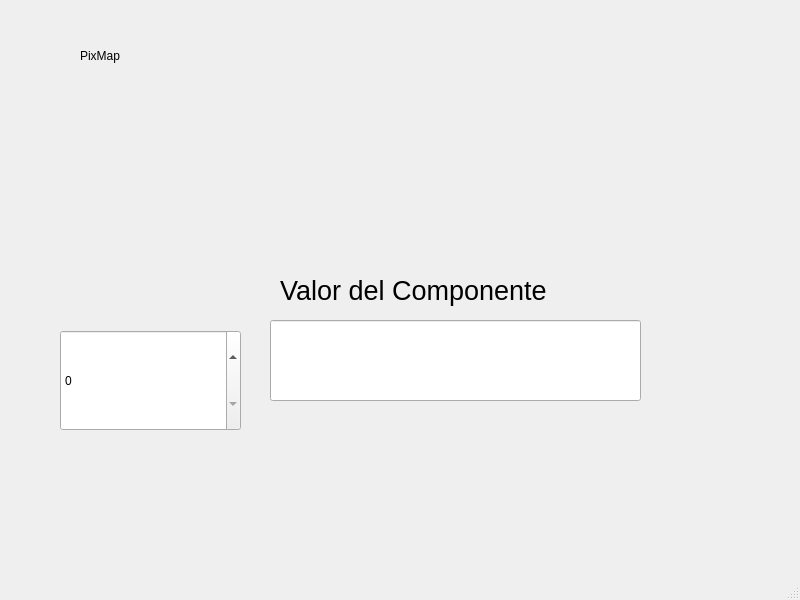
<?xml version="1.0" encoding="UTF-8"?>
<ui version="4.0">
 <class>MainWindow</class>
 <widget class="QMainWindow" name="MainWindow">
  <property name="geometry">
   <rect>
    <x>0</x>
    <y>0</y>
    <width>800</width>
    <height>600</height>
   </rect>
  </property>
  <property name="windowTitle">
   <string>MainWindow</string>
  </property>
  <widget class="QWidget" name="centralwidget">
   <widget class="QLabel" name="label">
    <property name="geometry">
     <rect>
      <x>10</x>
      <y>90</y>
      <width>161</width>
      <height>141</height>
     </rect>
    </property>
    <property name="styleSheet">
     <string notr="true"/>
    </property>
    <property name="text">
     <string/>
    </property>
    <property name="pixmap">
     <pixmap resource="../Archivos/Recursos.qrc">:/Logos/2.jpeg</pixmap>
    </property>
    <property name="scaledContents">
     <bool>true</bool>
    </property>
   </widget>
   <widget class="QLabel" name="label_2">
    <property name="geometry">
     <rect>
      <x>80</x>
      <y>20</y>
      <width>141</width>
      <height>71</height>
     </rect>
    </property>
    <property name="text">
     <string>PixMap</string>
    </property>
   </widget>
   <widget class="QLabel" name="label_3">
    <property name="geometry">
     <rect>
      <x>590</x>
      <y>100</y>
      <width>161</width>
      <height>141</height>
     </rect>
    </property>
    <property name="styleSheet">
     <string notr="true"/>
    </property>
    <property name="text">
     <string/>
    </property>
    <property name="pixmap">
     <pixmap resource="../Archivos/Recursos.qrc">:/Logos/2.jpeg</pixmap>
    </property>
    <property name="scaledContents">
     <bool>true</bool>
    </property>
   </widget>
   <widget class="QLabel" name="label_4">
    <property name="geometry">
     <rect>
      <x>630</x>
      <y>420</y>
      <width>161</width>
      <height>141</height>
     </rect>
    </property>
    <property name="styleSheet">
     <string notr="true"/>
    </property>
    <property name="text">
     <string/>
    </property>
    <property name="pixmap">
     <pixmap resource="../Archivos/Recursos.qrc">:/Logos/2.jpeg</pixmap>
    </property>
    <property name="scaledContents">
     <bool>true</bool>
    </property>
   </widget>
   <widget class="QLabel" name="label_5">
    <property name="geometry">
     <rect>
      <x>280</x>
      <y>270</y>
      <width>491</width>
      <height>41</height>
     </rect>
    </property>
    <property name="font">
     <font>
      <pointsize>20</pointsize>
     </font>
    </property>
    <property name="text">
     <string>Valor del Componente</string>
    </property>
   </widget>
   <widget class="QLineEdit" name="lineEdit">
    <property name="geometry">
     <rect>
      <x>270</x>
      <y>320</y>
      <width>371</width>
      <height>81</height>
     </rect>
    </property>
    <property name="font">
     <font>
      <pointsize>30</pointsize>
     </font>
    </property>
   </widget>
   <widget class="QSpinBox" name="spinBox">
    <property name="geometry">
     <rect>
      <x>60</x>
      <y>330</y>
      <width>181</width>
      <height>101</height>
     </rect>
    </property>
   </widget>
  </widget>
  <widget class="QMenuBar" name="menubar">
   <property name="geometry">
    <rect>
     <x>0</x>
     <y>0</y>
     <width>800</width>
     <height>26</height>
    </rect>
   </property>
  </widget>
  <widget class="QStatusBar" name="statusbar"/>
 </widget>
 <resources>
  <include location="../Archivos/Recursos.qrc"/>
 </resources>
 <connections/>
</ui>
